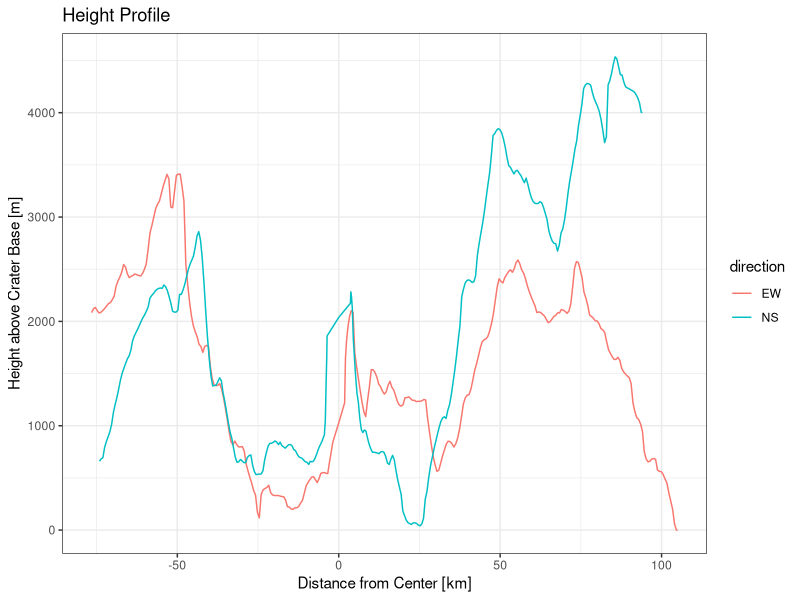

Write R code to recreate this figure.
## ---- chunk 1
rm(list=ls())
## ---- chunk 2
library(dplyr)
library(ggplot2)
## ---- chunk 3
center <- list(l = 24.07, b = -13.29)
## ---- chunk 4
# d - degrees.
to.rad <- function(d) return(d*pi/180)
## ---- chunk 5
# l1 - Longitude of point 1
# b1 - Latitude of point 1
# l2 - Longitude of point 2
# b2 - Latitude of point 2
# r - Sphere radius
distance <- function(l1, b1, l2, b2, r=1738) {
    sin2 <- sin(to.rad(b1)) * sin(to.rad(b2))
    cos2 <- cos(to.rad(b1)) * cos(to.rad(b2))
    d <- r *  acos(sin2 + cos2 * cos(to.rad(l2-l1)))
    return(d)
}
## ---- chunk 6
raw <- read.csv("input/EW.txt", skip=4)

data.1 <- raw %>%
    rename(a = position) %>%
    rename(h = GLD100) %>%
    rename(l = lon) %>%
    rename(b = lat) %>%
    mutate(direction = "EW") %>%
    select(l, b, h, a, direction)
## ---- chunk 7
raw <- read.csv("input/NS.txt", skip=4)

data.2 <- raw %>%
    rename(a = position) %>%
    rename(h = GLD100) %>%
    rename(l = lon) %>%
    rename(b = lat) %>%
    mutate(direction = "NS") %>%
    select(l, b, h, a, direction)
## ---- chunk 8
dr <- distance(data.1$l, data.1$b, center$l, center$b)
data.1$dr <- sign(data.1$a - data.1$a[which.min(dr)]) * dr

dr <- distance(data.2$l, data.2$b, center$l, center$b)
data.2$dr <- sign(data.2$a - data.2$a[which.min(dr)]) * dr
## ---- chunk 9
data <- rbind(data.1, data.2)
## ---- chunk 10
index <- which.min(data$h)
data$dh <- data$h - data$h[index]
## ---- chunk 11
df <- data[data$dr>-25&data$dr<25,]
index <- which.max(df$dh)
df[index,]
## ---- chunk 12
ggplot(data) +
    geom_line(aes(dr, dh, color=direction)) +
    labs(x="Distance from Center [km]", y="Height above Crater Base [m]", title="Height Profile") +
    theme_bw()
## ---- chunk 13
if (!dir.exists("output")) dir.create("output")
df <- data %>% select(dr, dh, h, direction)
write.csv(df, "output/profiles.csv", row.names=FALSE)
